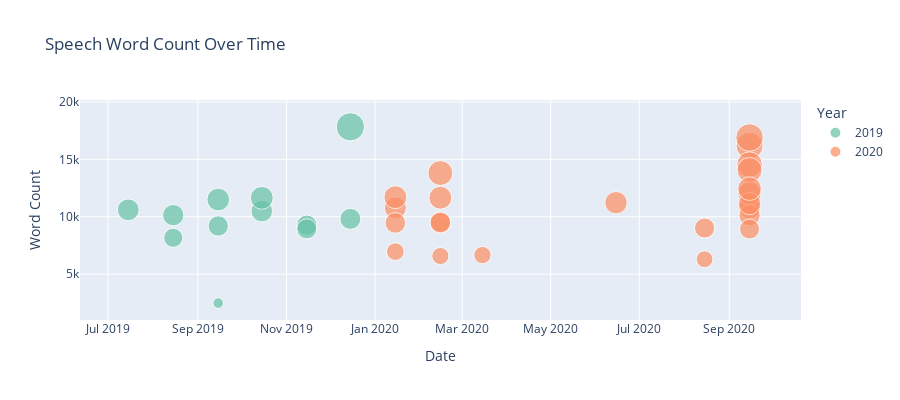

This figure's notebook cell:
### Code cell
# Create interactive timeline
fig = px.scatter(df, x='Date', y='word_count', 
                 hover_data=['Location', 'Month', 'Year'],
                 title='Speech Word Count Over Time',
                 labels={'word_count': 'Word Count', 'Date': 'Date'},
                 color='Year',
                 size='word_count',
                 color_discrete_sequence=px.colors.qualitative.Set2)

fig.update_layout(height=400, showlegend=True)
fig.show()

### Figure 1 — Plotly figure (JSON) as saved in the notebook; plotly's stock layout.template omitted (floating-point values rounded to 4 significant figures)
{"data": [{"customdata": [["Greenville", "Jul", "2019"], ["Cincinnati", "Aug", "2019"], ["New Hampshire", "Aug", "2019"], ["Texas", "Sep", "2019"], ["New Mexico", "Sep", "2019"], ["Fayetteville", "Sep", "2019"], ["Dallas", "Oct", "2019"], ["Minneapolis", "Oct", "2019"], ["Tupelo", "Nov", "2019"], ["Lexington", "Nov", "2019"], ["Battle Creek", "Dec", "2019"], ["Hershey", "Dec", "2019"]], "hovertemplate": "Year=%{customdata[2]}<br>Date=%{x}<br>Word Count=%{marker.size}<br>Location=%{customdata[0]}<br>Month=%{customdata[1]}<extra></extra>", "legendgroup": "2019", "marker": {"color": "rgb(102,194,165)", "size": [10605, 8170, 10141, 2487, 11498, 9199, 10501, 11647, 9268, 8950, 17831, 9819], "sizemode": "area", "sizeref": 44.58, "symbol": "circle"}, "mode": "markers", "name": "2019", "orientation": "v", "showlegend": true, "type": "scatter", "x": ["2019-07-15T00:00:00.000000000", "2019-08-15T00:00:00.000000000", "2019-08-15T00:00:00.000000000", "2019-09-15T00:00:00.000000000", "2019-09-15T00:00:00.000000000", "2019-09-15T00:00:00.000000000", "2019-10-15T00:00:00.000000000", "2019-10-15T00:00:00.000000000", "2019-11-15T00:00:00.000000000", "2019-11-15T00:00:00.000000000", "2019-12-15T00:00:00.000000000", "2019-12-15T00:00:00.000000000"], "xaxis": "x", "y": [10605, 8170, 10141, 2487, 11498, 9199, 10501, 11647, 9268, 8950, 17831, 9819], "yaxis": "y"}, {"customdata": [["Wildwood", "Jan", "2020"], ["Toledo", "Jan", "2020"], ["Milwaukee", "Jan", "2020"], ["Des Moines", "Jan", "2020"], ["Charleston", "Feb", "2020"], ["Colorador Springs", "Feb", "2020"], ["Phoenix", "Feb", "2020"], ["Las Vegas", "Feb", "2020"], ["New Hampshire", "Feb", "2020"], ["Charlotte", "Mar", "2020"], ["Tulsa", "Jun", "2020"], ["Yuma", "Aug", "2020"], ["New Hampshire", "Aug", "2020"], ["Fayetteville", "Sep", "2020"], ["Ohio", "Sep", "2020"], ["Mosinee", "Sep", "2020"], ["Pittsburgh", "Sep", "2020"], ["Freeland", "Sep", "2020"], ["Minden", "Sep", "2020"], ["Salem", "Sep", "2020"], ["Henderson", "Sep", "2020"], ["Bemidji", "Sep", "2020"], ["Latrobe", "Sep", "2020"]], "hovertemplate": "Year=%{customdata[2]}<br>Date=%{x}<br>Word Count=%{marker.size}<br>Location=%{customdata[0]}<br>Month=%{customdata[1]}<extra></extra>", "legendgroup": "2020", "marker": {"color": "rgb(252,141,98)", "size": [6966, 10775, 9466, 11705, 9468, 11655, 9516, 13809, 6583, 6665, 11225, 6303, 9022, 16192, 10798, 14543, 12049, 10137, 14066, 11142, 8930, 16900, 12446], "sizemode": "area", "sizeref": 44.58, "symbol": "circle"}, "mode": "markers", "name": "2020", "orientation": "v", "showlegend": true, "type": "scatter", "x": ["2020-01-15T00:00:00.000000000", "2020-01-15T00:00:00.000000000", "2020-01-15T00:00:00.000000000", "2020-01-15T00:00:00.000000000", "2020-02-15T00:00:00.000000000", "2020-02-15T00:00:00.000000000", "2020-02-15T00:00:00.000000000", "2020-02-15T00:00:00.000000000", "2020-02-15T00:00:00.000000000", "2020-03-15T00:00:00.000000000", "2020-06-15T00:00:00.000000000", "2020-08-15T00:00:00.000000000", "2020-08-15T00:00:00.000000000", "2020-09-15T00:00:00.000000000", "2020-09-15T00:00:00.000000000", "2020-09-15T00:00:00.000000000", "2020-09-15T00:00:00.000000000", "2020-09-15T00:00:00.000000000", "2020-09-15T00:00:00.000000000", "2020-09-15T00:00:00.000000000", "2020-09-15T00:00:00.000000000", "2020-09-15T00:00:00.000000000", "2020-09-15T00:00:00.000000000"], "xaxis": "x", "y": [6966, 10775, 9466, 11705, 9468, 11655, 9516, 13809, 6583, 6665, 11225, 6303, 9022, 16192, 10798, 14543, 12049, 10137, 14066, 11142, 8930, 16900, 12446], "yaxis": "y"}], "layout": {"height": 400, "legend": {"itemsizing": "constant", "title": {"text": "Year"}, "tracegroupgap": 0}, "showlegend": true, "title": {"text": "Speech Word Count Over Time"}, "xaxis": {"anchor": "y", "domain": [0, 1], "title": {"text": "Date"}}, "yaxis": {"anchor": "x", "domain": [0, 1], "title": {"text": "Word Count"}}}}
